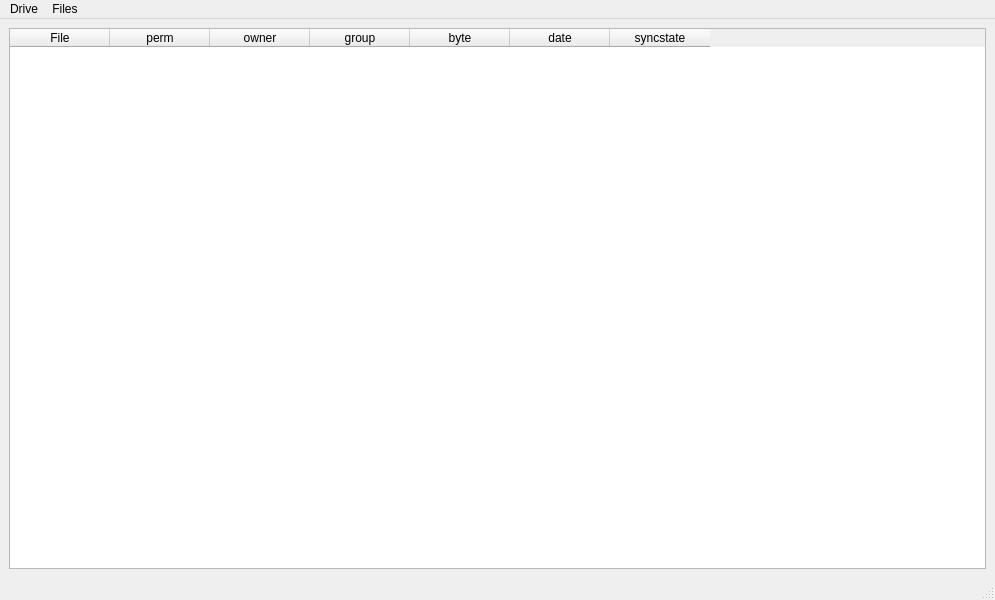
<?xml version="1.0" encoding="UTF-8"?>
<ui version="4.0">
 <class>MainWindow</class>
 <widget class="QMainWindow" name="MainWindow">
  <property name="geometry">
   <rect>
    <x>0</x>
    <y>0</y>
    <width>995</width>
    <height>600</height>
   </rect>
  </property>
  <property name="windowTitle">
   <string>Google Drive View</string>
  </property>
  <widget class="QWidget" name="centralwidget">
   <layout class="QGridLayout" name="gridLayout">
    <item row="0" column="0">
     <layout class="QVBoxLayout" name="verticalLayout">
      <item>
       <widget class="QTableWidget" name="tableWidget">
        <column>
         <property name="text">
          <string>File</string>
         </property>
        </column>
        <column>
         <property name="text">
          <string>perm</string>
         </property>
        </column>
        <column>
         <property name="text">
          <string>owner</string>
         </property>
        </column>
        <column>
         <property name="text">
          <string>group</string>
         </property>
        </column>
        <column>
         <property name="text">
          <string>byte</string>
         </property>
        </column>
        <column>
         <property name="text">
          <string>date</string>
         </property>
        </column>
        <column>
         <property name="text">
          <string>syncstate</string>
         </property>
        </column>
       </widget>
      </item>
     </layout>
    </item>
   </layout>
  </widget>
  <widget class="QMenuBar" name="menubar">
   <property name="geometry">
    <rect>
     <x>0</x>
     <y>0</y>
     <width>995</width>
     <height>28</height>
    </rect>
   </property>
   <widget class="QMenu" name="menuDrive">
    <property name="title">
     <string>Drive</string>
    </property>
    <addaction name="actionOpen_Drive"/>
   </widget>
   <widget class="QMenu" name="menuFiles">
    <property name="title">
     <string>Files</string>
    </property>
    <addaction name="actionPush"/>
    <addaction name="actionPull"/>
    <addaction name="actionDiff"/>
    <addaction name="actionMd5sum"/>
   </widget>
   <addaction name="menuDrive"/>
   <addaction name="menuFiles"/>
  </widget>
  <widget class="QStatusBar" name="statusbar"/>
  <action name="actionOpen_Drive">
   <property name="text">
    <string>Open Drive</string>
   </property>
  </action>
  <action name="actionPush">
   <property name="text">
    <string>push</string>
   </property>
  </action>
  <action name="actionPull">
   <property name="text">
    <string>pull</string>
   </property>
  </action>
  <action name="actionDiff">
   <property name="text">
    <string>diff</string>
   </property>
  </action>
  <action name="actionMd5sum">
   <property name="text">
    <string>md5sum </string>
   </property>
  </action>
 </widget>
 <resources/>
 <connections/>
</ui>
